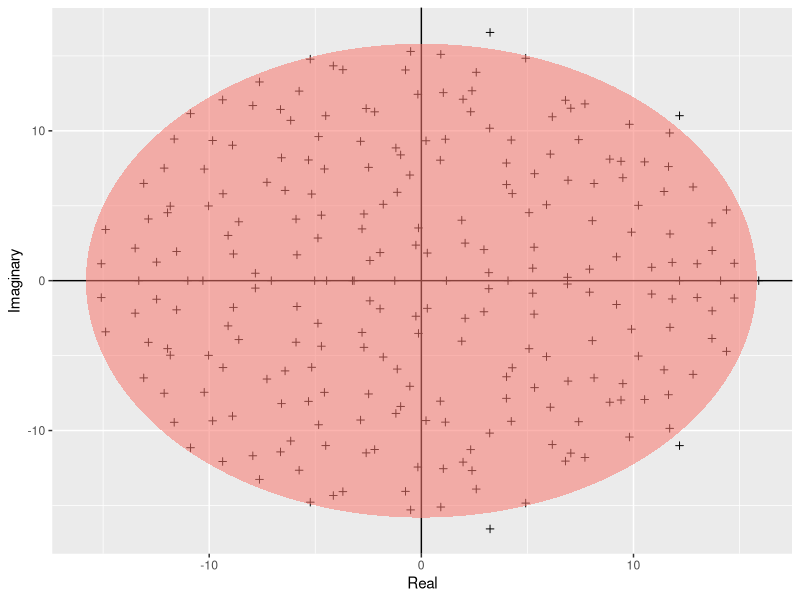
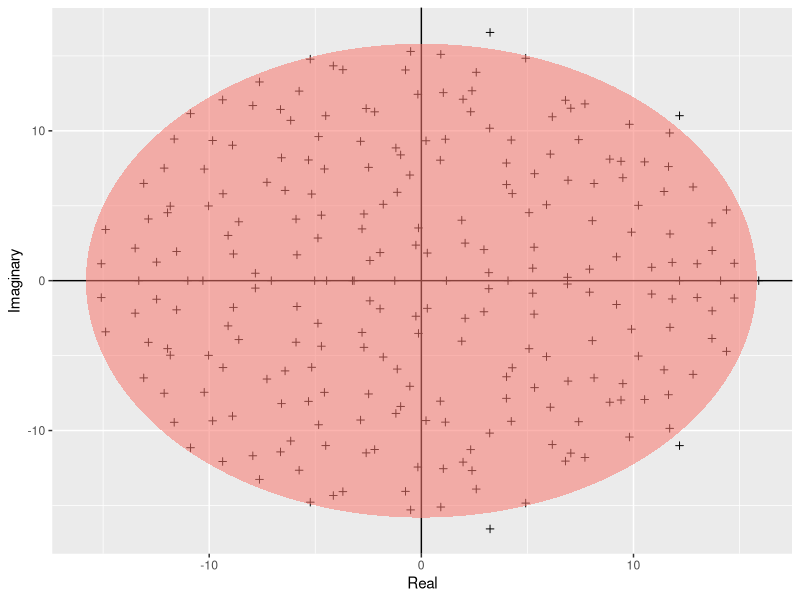

The R source for these figures, in order:
# Author: Jooyoung Ser
# Script: Girko.R
# Description: This script demostrates Girko's circular law
# Date: November 2022

#load packages
library(ggplot2)

build_ellipse <- function(hradius, vradius){ # function that returns an ellipse
  npoints = 250
  a <- seq(0, 2 * pi, length = npoints + 1)
  x <- hradius * cos(a)
  y <- vradius * sin(a)  
  return(data.frame(x = x, y = y))
}
N <- 250 # Assign size of the matrix

M <- matrix(rnorm(N * N), N, N) # Build the matrix

eigvals <- eigen(M)$values # Find the eigenvalues

eigDF <- data.frame("Real" = Re(eigvals), "Imaginary" = Im(eigvals)) # Build a dataframe

my_radius <- sqrt(N) # The radius of the circle is sqrt(N)

ellDF <- build_ellipse(my_radius, my_radius) # Dataframe to plot the ellipse

names(ellDF) <- c("Real", "Imaginary") # rename the columns

# plot the eigenvalues
p <- ggplot(eigDF, aes(x = Real, y = Imaginary))
p <- p +
  geom_point(shape = I(3)) +
  theme(legend.position = "none")

# now add the vertical and horizontal line
p <- p + geom_hline(aes(yintercept = 0))
p <- p + geom_vline(aes(xintercept = 0))

# finally, add the ellipse
p <- p + geom_polygon(data = ellDF, aes(x = Real, y = Imaginary, alpha = 1/20, fill = "red"))
p

pdf("../results/Girko.pdf")
print(p)
dev.off()